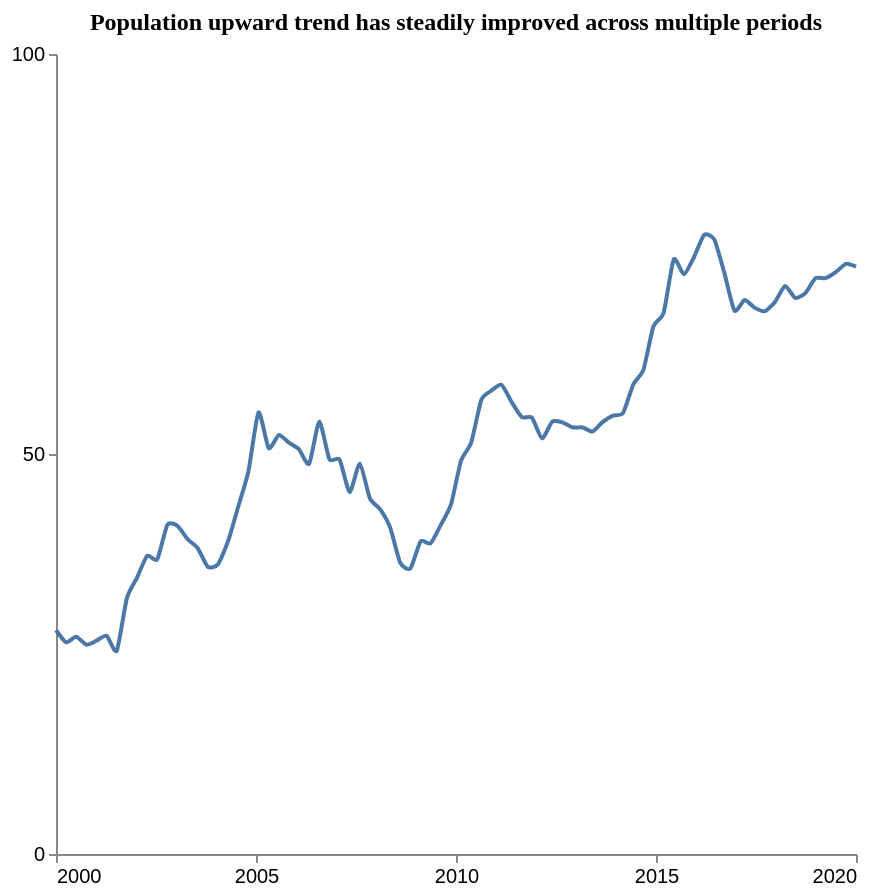

This figure's Vega-Lite source:
### Vega-Lite specification from a JSON file in a GitHub repository (floating-point values rounded to 4 significant figures)
{"$schema": "https://vega.github.io/schema/vega-lite/v5.json", "description": "Pattern: Upward", "data": {"values": [{"X": 2000.0, "Y": 28.0}, {"X": 2000.0, "Y": 26.47}, {"X": 2001.0, "Y": 27.15}, {"X": 2001.0, "Y": 26.16}, {"X": 2001.0, "Y": 26.66}, {"X": 2001.0, "Y": 27.28}, {"X": 2002.0, "Y": 25.4}, {"X": 2002.0, "Y": 31.98}, {"X": 2002.0, "Y": 34.54}, {"X": 2002.0, "Y": 37.27}, {"X": 2003.0, "Y": 36.84}, {"X": 2003.0, "Y": 41.16}, {"X": 2003.0, "Y": 41.01}, {"X": 2003.0, "Y": 39.34}, {"X": 2004.0, "Y": 38.22}, {"X": 2004.0, "Y": 35.88}, {"X": 2004.0, "Y": 36.23}, {"X": 2004.0, "Y": 39.13}, {"X": 2005.0, "Y": 43.44}, {"X": 2005.0, "Y": 47.83}, {"X": 2005.0, "Y": 55.2}, {"X": 2005.0, "Y": 50.74}, {"X": 2006.0, "Y": 52.36}, {"X": 2006.0, "Y": 51.42}, {"X": 2006.0, "Y": 50.57}, {"X": 2006.0, "Y": 48.77}, {"X": 2007.0, "Y": 54.05}, {"X": 2007.0, "Y": 49.34}, {"X": 2007.0, "Y": 49.32}, {"X": 2007.0, "Y": 45.24}, {"X": 2008.0, "Y": 48.8}, {"X": 2008.0, "Y": 44.45}, {"X": 2008.0, "Y": 43.1}, {"X": 2008.0, "Y": 40.8}, {"X": 2009.0, "Y": 36.38}, {"X": 2009.0, "Y": 35.7}, {"X": 2009.0, "Y": 39.05}, {"X": 2009.0, "Y": 38.84}, {"X": 2010.0, "Y": 41.15}, {"X": 2010.0, "Y": 43.67}, {"X": 2010.0, "Y": 49.18}, {"X": 2010.0, "Y": 51.41}, {"X": 2011.0, "Y": 56.76}, {"X": 2011.0, "Y": 57.93}, {"X": 2011.0, "Y": 58.64}, {"X": 2011.0, "Y": 56.48}, {"X": 2012.0, "Y": 54.61}, {"X": 2012.0, "Y": 54.54}, {"X": 2012.0, "Y": 51.95}, {"X": 2012.0, "Y": 54.03}, {"X": 2013.0, "Y": 53.96}, {"X": 2013.0, "Y": 53.34}, {"X": 2013.0, "Y": 53.32}, {"X": 2013.0, "Y": 52.81}, {"X": 2014.0, "Y": 54.02}, {"X": 2014.0, "Y": 54.8}, {"X": 2014.0, "Y": 55.12}, {"X": 2014.0, "Y": 58.68}, {"X": 2015.0, "Y": 60.51}, {"X": 2015.0, "Y": 65.97}, {"X": 2015.0, "Y": 67.62}, {"X": 2015.0, "Y": 74.32}, {"X": 2016.0, "Y": 72.46}, {"X": 2016.0, "Y": 74.59}, {"X": 2016.0, "Y": 77.39}, {"X": 2016.0, "Y": 76.83}, {"X": 2017.0, "Y": 72.64}, {"X": 2017.0, "Y": 67.92}, {"X": 2017.0, "Y": 69.26}, {"X": 2017.0, "Y": 68.27}, {"X": 2018.0, "Y": 67.85}, {"X": 2018.0, "Y": 69.01}, {"X": 2018.0, "Y": 71.01}, {"X": 2018.0, "Y": 69.51}, {"X": 2019.0, "Y": 70.11}, {"X": 2019.0, "Y": 71.97}, {"X": 2019.0, "Y": 71.99}, {"X": 2019.0, "Y": 72.73}, {"X": 2020.0, "Y": 73.77}, {"X": 2020.0, "Y": 73.41}]}, "mark": {"type": "line", "interpolate": "cardinal", "tension": 0.4}, "encoding": {"x": {"field": "X", "type": "quantitative", "title": "", "axis": {"grid": false, "format": "d", "values": [2000, 2005, 2010, 2015, 2020], "tickSize": 4}, "scale": {"domain": [2000, 2020]}}, "y": {"field": "Y", "type": "quantitative", "title": "", "axis": {"grid": false, "format": "d", "values": [0, 50, 100], "tickSize": 4, "tickOpacity": 1}, "scale": {"domain": [0, 100]}}}, "title": {"text": "Population upward trend has steadily improved across multiple periods", "anchor": "middle", "font": "Tahoma", "fontSize": 12}, "config": {"lineBreak": "^", "view": {"stroke": null}}, "height": 400, "width": 400, "autosize": "pad"}
